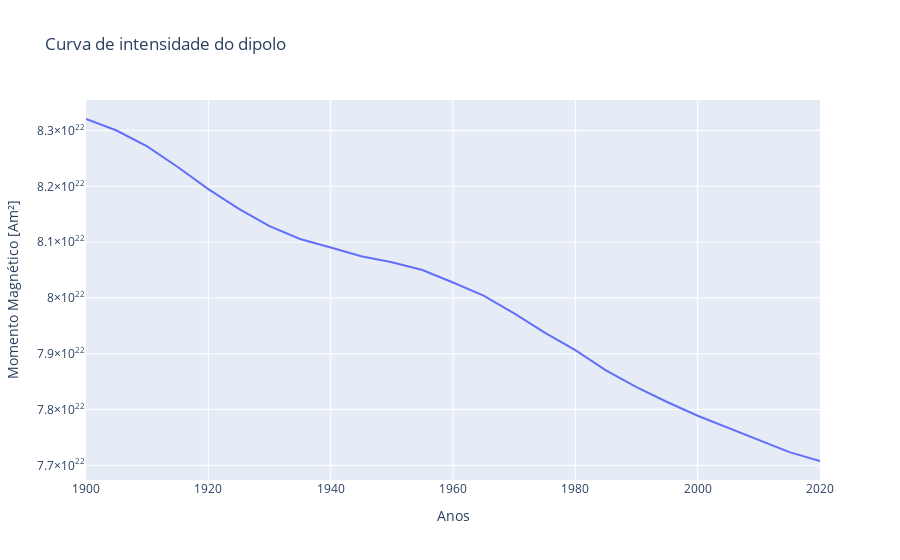

Notebook code for this chart:
### Code cell
import plotly.express as px
years = [1900, 1905, 1910, 1915, 1920, 1925, 1930, 1935, 1940, 1945, 1950, 1955, 1960, 1965, 1970, 1975, 1980, 1985, 1990, 1995, 2000, 2005, 2010, 2015, 2020]


d = {'m': m_values, 'years': years}
df = pd.DataFrame(data=d)

fig = px.line(df, x="years", y="m", title='Curva de intensidade do dipolo',
                               labels={
                     "m": "Momento Magnético [Am²]",
                     "years": "Anos"
                     })                  
fig.show()

### Figure 1 — Plotly figure (JSON) as saved in the notebook; plotly's stock layout.template omitted (floating-point values rounded to 4 significant figures)
{"data": [{"hovertemplate": "Anos=%{x}<br>Momento Magnético [Am²]=%{y}<extra></extra>", "legendgroup": "", "line": {"color": "#636efa", "dash": "solid"}, "marker": {"symbol": "circle"}, "mode": "lines", "name": "", "orientation": "v", "showlegend": false, "type": "scatter", "x": [1900, 1905, 1910, 1915, 1920, 1925, 1930, 1935, 1940, 1945, 1950, 1955, 1960, 1965, 1970, 1975, 1980, 1985, 1990, 1995, 2000, 2005, 2010, 2015, 2020], "xaxis": "x", "y": [8.321e+22, 8.3e+22, 8.272e+22, 8.235e+22, 8.195e+22, 8.16e+22, 8.129e+22, 8.106e+22, 8.09e+22, 8.075e+22, 8.064e+22, 8.05e+22, 8.028e+22, 8.004e+22, 7.972e+22, 7.938e+22, 7.906e+22, 7.87e+22, 7.84e+22, 7.814e+22, 7.789e+22, 7.767e+22, 7.745e+22, 7.724e+22, 7.708e+22], "yaxis": "y"}], "layout": {"legend": {"tracegroupgap": 0}, "title": {"text": "Curva de intensidade do dipolo"}, "xaxis": {"anchor": "y", "domain": [0, 1], "title": {"text": "Anos"}}, "yaxis": {"anchor": "x", "domain": [0, 1], "title": {"text": "Momento Magnético [Am²]"}}}}
